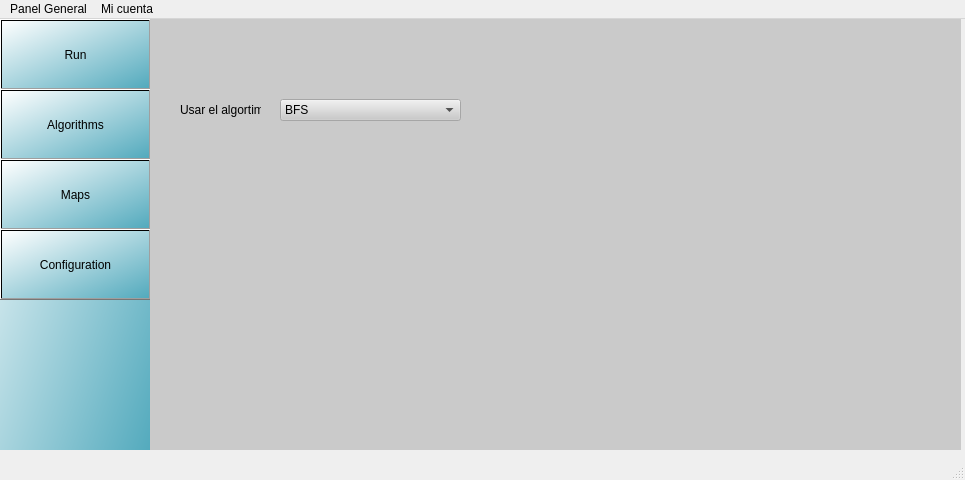
<?xml version="1.0" encoding="UTF-8"?>
<ui version="4.0">
 <class>MainWindow</class>
 <widget class="QMainWindow" name="MainWindow">
  <property name="geometry">
   <rect>
    <x>0</x>
    <y>0</y>
    <width>965</width>
    <height>480</height>
   </rect>
  </property>
  <property name="windowTitle">
   <string>MainWindow</string>
  </property>
  <property name="autoFillBackground">
   <bool>false</bool>
  </property>
  <widget class="QWidget" name="centralwidget">
   <widget class="QWidget" name="frame_menu" native="true">
    <property name="geometry">
     <rect>
      <x>0</x>
      <y>0</y>
      <width>151</width>
      <height>431</height>
     </rect>
    </property>
    <property name="styleSheet">
     <string notr="true">
background-color:qlineargradient(spread:pad, x1:1, y1:1, x2:0, y2:0, stop:0 rgba(83, 170, 189, 255), stop:1 rgba(255, 255, 255, 255));</string>
    </property>
    <widget class="QPushButton" name="btn_run">
     <property name="geometry">
      <rect>
       <x>0</x>
       <y>0</y>
       <width>151</width>
       <height>71</height>
      </rect>
     </property>
     <property name="toolTip">
      <string>&lt;html&gt;&lt;head/&gt;&lt;body&gt;&lt;p&gt;Run&lt;/p&gt;&lt;/body&gt;&lt;/html&gt;</string>
     </property>
     <property name="text">
      <string>Run</string>
     </property>
    </widget>
    <widget class="QPushButton" name="btn_algorithms">
     <property name="geometry">
      <rect>
       <x>0</x>
       <y>70</y>
       <width>151</width>
       <height>71</height>
      </rect>
     </property>
     <property name="text">
      <string>Algorithms</string>
     </property>
    </widget>
    <widget class="QPushButton" name="btn_maps">
     <property name="geometry">
      <rect>
       <x>0</x>
       <y>140</y>
       <width>151</width>
       <height>71</height>
      </rect>
     </property>
     <property name="text">
      <string>Maps</string>
     </property>
    </widget>
    <widget class="QPushButton" name="btn_configuration">
     <property name="geometry">
      <rect>
       <x>0</x>
       <y>210</y>
       <width>151</width>
       <height>71</height>
      </rect>
     </property>
     <property name="autoFillBackground">
      <bool>false</bool>
     </property>
     <property name="text">
      <string>Configuration</string>
     </property>
    </widget>
   </widget>
   <widget class="QWidget" name="layout_run" native="true">
    <property name="enabled">
     <bool>false</bool>
    </property>
    <property name="geometry">
     <rect>
      <x>150</x>
      <y>0</y>
      <width>811</width>
      <height>431</height>
     </rect>
    </property>
    <property name="styleSheet">
     <string notr="true">background-color:rgb(202, 202, 202)</string>
    </property>
    <layout class="QGridLayout" name="gridLayout"/>
   </widget>
   <widget class="QWidget" name="layout_config" native="true">
    <property name="enabled">
     <bool>false</bool>
    </property>
    <property name="geometry">
     <rect>
      <x>150</x>
      <y>0</y>
      <width>811</width>
      <height>431</height>
     </rect>
    </property>
    <property name="styleSheet">
     <string notr="true">background-color:rgb(202, 202, 202)</string>
    </property>
   </widget>
   <widget class="QWidget" name="layout_map" native="true">
    <property name="enabled">
     <bool>false</bool>
    </property>
    <property name="geometry">
     <rect>
      <x>150</x>
      <y>0</y>
      <width>811</width>
      <height>431</height>
     </rect>
    </property>
    <property name="styleSheet">
     <string notr="true">background-color:rgb(202, 202, 202)</string>
    </property>
   </widget>
   <widget class="QWidget" name="layout_algorithms" native="true">
    <property name="enabled">
     <bool>false</bool>
    </property>
    <property name="geometry">
     <rect>
      <x>150</x>
      <y>0</y>
      <width>811</width>
      <height>431</height>
     </rect>
    </property>
    <property name="styleSheet">
     <string notr="true">background-color:rgb(202, 202, 202)</string>
    </property>
    <widget class="QComboBox" name="comboBox">
     <property name="geometry">
      <rect>
       <x>130</x>
       <y>80</y>
       <width>181</width>
       <height>22</height>
      </rect>
     </property>
     <property name="styleSheet">
      <string notr="true">color:rgb(0, 0, 0);
background_color:rgb(255,255,255);</string>
     </property>
     <item>
      <property name="text">
       <string>BFS</string>
      </property>
     </item>
     <item>
      <property name="text">
       <string>Generic</string>
      </property>
     </item>
     <item>
      <property name="text">
       <string>Random</string>
      </property>
     </item>
    </widget>
    <widget class="QLabel" name="label">
     <property name="geometry">
      <rect>
       <x>30</x>
       <y>80</y>
       <width>81</width>
       <height>21</height>
      </rect>
     </property>
     <property name="styleSheet">
      <string notr="true">color:rgb(0, 0, 0)</string>
     </property>
     <property name="text">
      <string>Usar el algortimo</string>
     </property>
    </widget>
   </widget>
   <zorder>frame_menu</zorder>
   <zorder>layout_run</zorder>
   <zorder>layout_map</zorder>
   <zorder>layout_config</zorder>
   <zorder>layout_algorithms</zorder>
  </widget>
  <widget class="QMenuBar" name="menubar">
   <property name="geometry">
    <rect>
     <x>0</x>
     <y>0</y>
     <width>965</width>
     <height>21</height>
    </rect>
   </property>
   <widget class="QMenu" name="menuDeUber">
    <property name="title">
     <string>Panel General</string>
    </property>
   </widget>
   <widget class="QMenu" name="menuMi_cuenta">
    <property name="title">
     <string>Mi cuenta</string>
    </property>
   </widget>
   <addaction name="menuDeUber"/>
   <addaction name="menuMi_cuenta"/>
  </widget>
  <widget class="QStatusBar" name="statusbar"/>
 </widget>
 <resources/>
 <connections/>
</ui>
